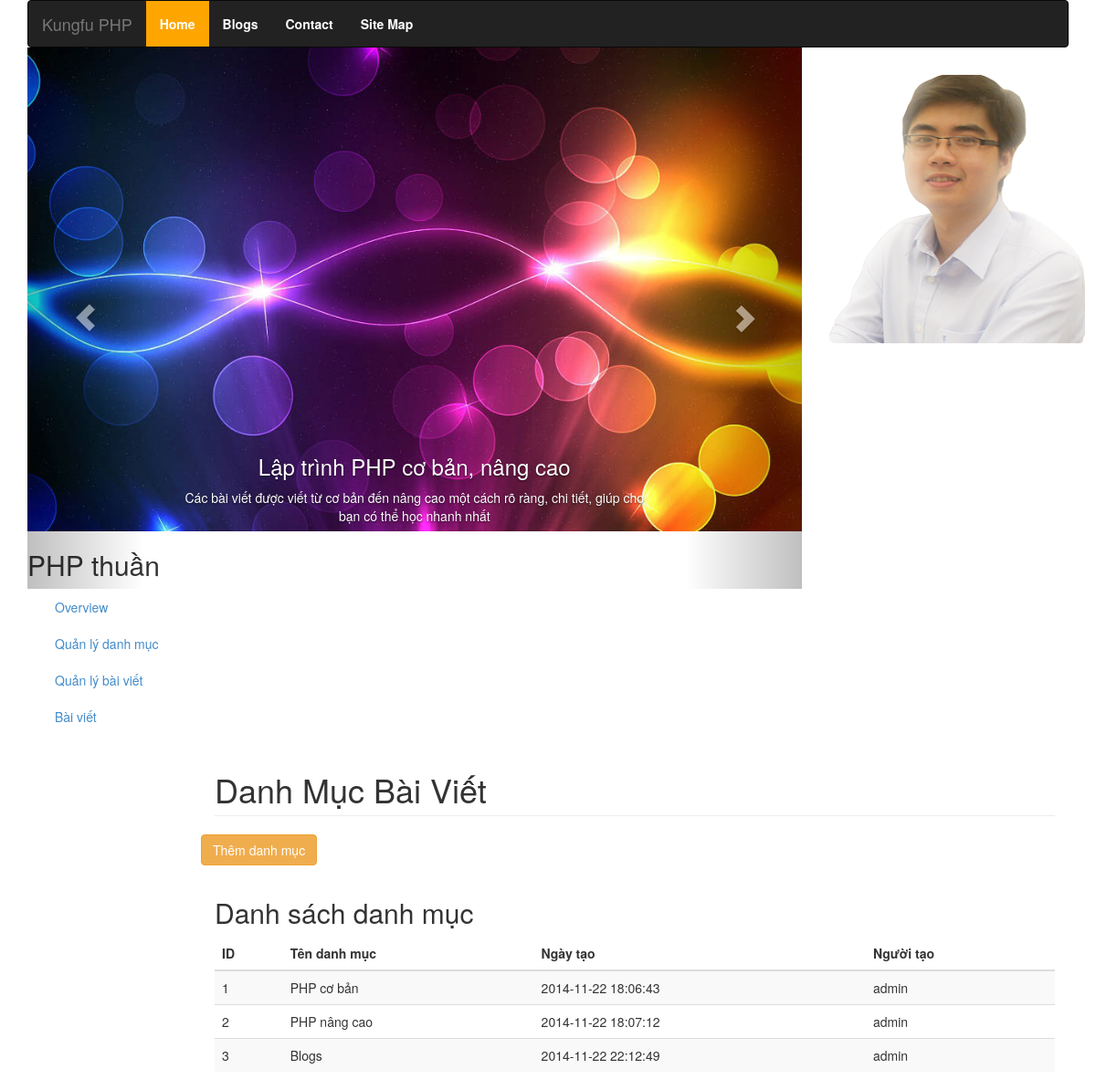
The page /admin/quan-ly-danh-muc-bai-viet.php (signed in) on the database its author committed.
### tables this page shows
CREATE TABLE IF NOT EXISTS `category` (
  `cat_id` int(11) NOT NULL AUTO_INCREMENT,
  `cat_name` varchar(255) NOT NULL,
  `cat_link` varchar(255) NOT NULL,
  `cat_public` int(11) NOT NULL DEFAULT '0',
  `inp_user` varchar(255) NOT NULL,
  `upd_user` varchar(255) NOT NULL,
  `inp_date` datetime NOT NULL,
  `upd_date` datetime NOT NULL,
  PRIMARY KEY (`cat_id`)
);

### admin/quan-ly-danh-muc-bai-viet.php (the view, shortened to what this page needs)
<?php include("incs/top.php"); ?>
    <div class="container-fluid">
      <div class="row">
        <?php include("incs/sidebar.php"); ?>
        <div class="col-sm-9 col-sm-offset-3 col-md-10 col-md-offset-2 main">
          <h1 class="page-header">Danh Mục Bài Viết</h1>
          <div class="row placeholders">
            <div class="form-group">
              <button type="button" id="btn_new_cat" class="btn btn-warning">Thêm danh mục</button>
          </div>
          </div>
          <h2 class="sub-header">Danh sách danh mục</h2>
          <div class="table-responsive">
            <table class="table table-striped">
              <thead>
                <tr>
                  <th>ID</th>
                  <th>Tên danh mục</th>
                  <th>Ngày tạo</th>
                  <th>Người tạo</th>
                </tr>
              </thead>
              <tbody>
                <?php
                  include("../lib/connection.php");
                  $sql = "SELECT * FROM category";
                  $query = mysqli_query($conn,$sql);
                  $TRs = "";
                  while ($row = mysqli_fetch_array($query)) {
                    $cat_id = $row['cat_id'];
                    $cat_name = $row['cat_name'];
                    $inp_date = $row['inp_date'];
                    $upd_user = $row['upd_user'];
                    $TRs .= "<tr><td>$cat_id</td><td>$cat_name</td><td>$inp_date</td><td>$upd_user</td></tr>";
                  }
                  echo $TRs;
                ?>
              </tbody>
            </table>
          </div>
        </div>
      </div>
    </div>
  </body>
</html>

### rows shown on the page
category: cat_id "1", cat_name "PHP cơ bản", inp_date "2014-11-22 18:06:43", upd_user "admin"
category: cat_id "2", cat_name "PHP nâng cao", inp_date "2014-11-22 18:07:12", upd_user "admin"
category: cat_id "3", cat_name "Blogs", inp_date "2014-11-22 22:12:49", upd_user "admin"
